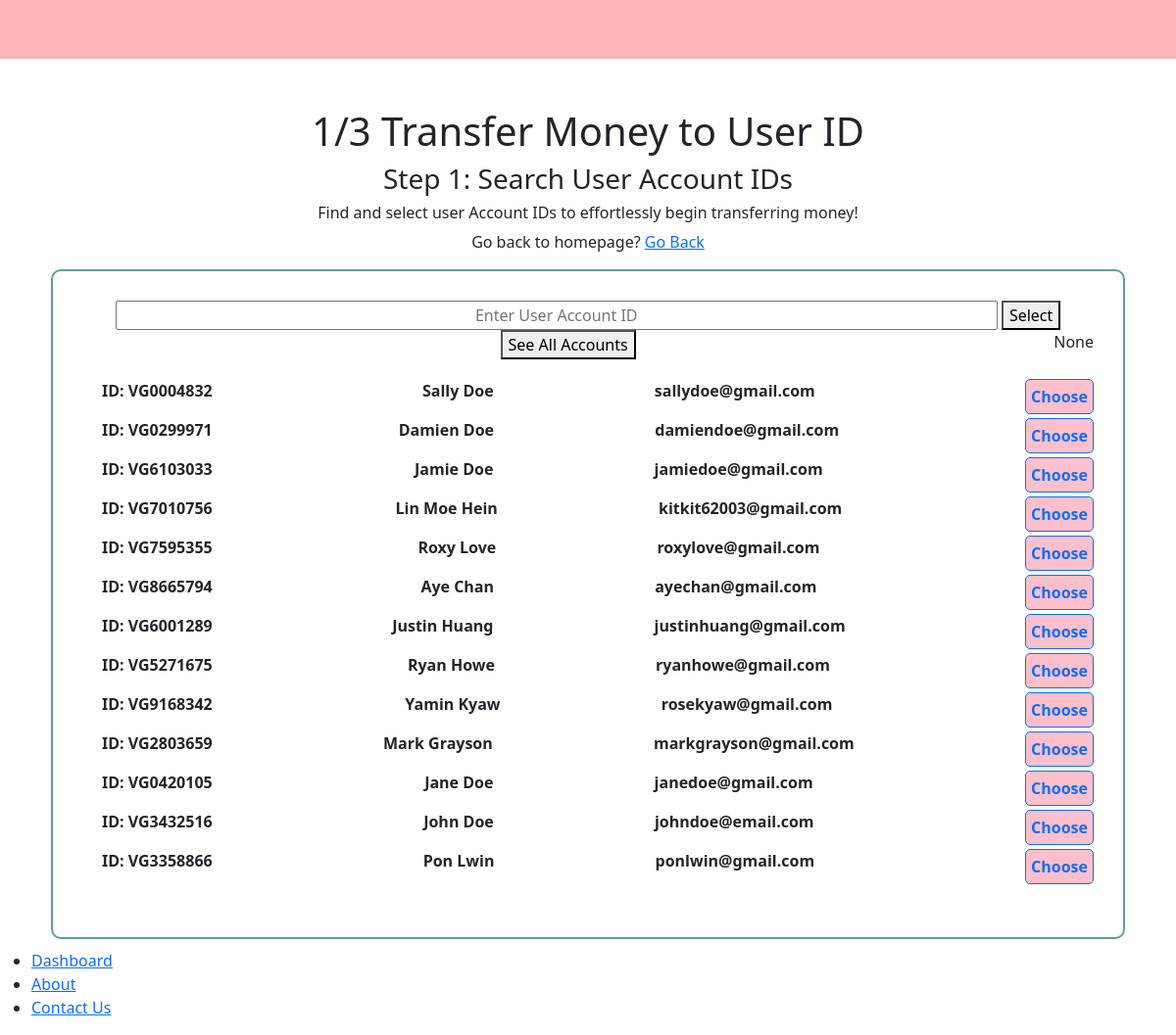
Page /find-user-id/ (signed in) on the committed database.
### register/models.py (models this page shows, shortened)
class Account(models.Model):
    id = models.UUIDField(primary_key=True, unique=True, default=uuid.uuid4, editable=False) # Must be unique and un-editable
    user = models.OneToOneField(User, on_delete=models.CASCADE) # When deleted, cascades so it doesn't affect other users
    balance = models.DecimalField(max_digits=10, decimal_places=2, default=750.00)
    account_id = ShortUUIDField(unique=True, length=7, max_length=20, prefix="VG", alphabet="1234567890")
    account_pin = ShortUUIDField(length=4, max_length=7, alphabet="1234567890")
    account_status = models.CharField(max_length=100, choices=ACCOUNT_STATUS, default="active")
    created_date = models.DateTimeField(auto_now_add=True)
    class Meta:
        ordering = ['-created_date']

class Comment(models.Model):
    id = models.UUIDField(primary_key=True, unique=True, default=uuid.uuid4, editable=False)
    user = models.OneToOneField(User, on_delete=models.CASCADE)
    account = models.OneToOneField(Account, on_delete=models.CASCADE, null=True, blank=True)
    full_name = models.CharField(max_length=100)
    currency = models.CharField(choices=CURRENCY, max_length=100)
    date_of_birth = models.DateField(auto_now_add=False)
    date = models.DateTimeField(auto_now_add=True)

### payapp/transfer.py (the view)
# urls.py: path("find-user-id/", transfer.search_user_account_id, name="find-user-id"),
@login_required
def search_user_account_id(request):
    accounts = Account.objects.all() # Getting all accounts
    query = request.POST.get("account_id") # Gets the account id that the user chose
    if query:
        accounts = accounts.filter(Q(account_id=query)).distinct()
    context = {"accounts": accounts, "query": query}
    return render(request, "pay/search-account-id.html", context)

### templates/pay/search-account-id.html (shortened to what this page needs)
{% extends 'prefabs/user-dashboard-base.html' %}
{% load crispy_forms_filters %}
{% block content %}
    <section>
        <div>
            <div class="container">
                <div>
                    <div>
                        <div class="center-rows" style="text-align: center; padding-top: 50px;">
                            <h1>1/3 Transfer Money to User ID</h1>
                            <h3>Step 1: Search User Account IDs</h3>
                            <h6>Find and select user Account IDs to effortlessly begin transferring money!</h6>
                            <p>Go back to homepage? <a href="/./">Go Back</a></p>
                        </div>
                        <div class="center-rows" style="text-align: center;">
                            <div style="margin: 10px 10px 10px 10px; border: 2px solid cadetblue; border-radius: 10px; padding: 30px;">
                                <div style="padding-bottom: 20px">
                                    <form action="" method="POST">
                                        <div style="padding-bottom: 20px">
                                            <input type="text" name="account_id" style="width: 900px; text-align: center;" placeholder="Enter User Account ID">
                                            <button type="submit">Select</button>
                                            <button type="reset"><a style="text-decoration: none; color: black;" href="/find-user-id/">See All Accounts</a></button>
                                            <p style="float: right">{{ query }}</p>
                                        </div>
                                    </form>
                                    <div class="accountsList">
                                        {% for account in accounts %}
                                            <div>
                                                <p style="font-weight: bold;">
                                                    <span style="float: left; padding-left: 20px;">ID: {{ account.account_id }}</span>
                                                    <span style="padding-right: 80px">{{ account.comment.full_name }}</span>
                                                    <span style="padding-left: 80px">{{ account.user.email }}</span>
                                                    <a style="border: 1px solid; border-radius: 5px; background: pink; padding: 5px; text-decoration: none; float: right;" href="/send-money/{{ account.account_id }}">Choose</a>
                                                </p>
                                            </div>
                                        {% empty %}
                                            <div><h4>No accounts found with this ID!</h4></div>
                                        {% endfor %}
                                    </div>
                                </div>
                            </div>
                        </div>
                    </div>
                </div>
            </div>
        </div>
    </section>
{% endblock content %}

### templates/prefabs/user-dashboard-base.html (shortened to what this page needs)
{% load crispy_forms_tags %}
<!DOCTYPE html>
<html lang="en">
    <head>
        <link href="https://cdn.jsdelivr.net/npm/bootstrap@5.3.0-alpha1/dist/css/bootstrap.min.css" rel="stylesheet">
    </head>
    <header>
        <nav class="navbar navbar-expand-lg navbar-light" style="height: 60px; background: #ffb5b5;"></nav>
    </header>
    {% block content %}{% endblock content %}
    <body>
        <nav>
            <ul>
                <li><a href="">Dashboard</a></li>
                <li><a href="/about">About</a></li>
                <li><a href="/contact-us">Contact Us</a></li>
            </ul>
        </nav>
    </body>
</html>

### rows in the picture
Account: account_id "VG0004832", comment.full_name "Sally Doe", user.email "sallydoe@gmail.com"
Account: account_id "VG0299971", comment.full_name "Damien Doe", user.email "damiendoe@gmail.com"
Account: account_id "VG6103033", comment.full_name "Jamie Doe", user.email "jamiedoe@gmail.com"
Account: account_id "VG7010756", comment.full_name "Lin Moe Hein", user.email "kitkit62003@gmail.com"
Account: account_id "VG7595355", comment.full_name "Roxy Love", user.email "roxylove@gmail.com"
Account: account_id "VG8665794", comment.full_name "Aye Chan", user.email "ayechan@gmail.com"
Account: account_id "VG6001289", comment.full_name "Justin Huang", user.email "justinhuang@gmail.com"
Account: account_id "VG5271675", comment.full_name "Ryan Howe", user.email "ryanhowe@gmail.com"
Account: account_id "VG9168342", comment.full_name "Yamin Kyaw", user.email "rosekyaw@gmail.com"
Account: account_id "VG2803659", comment.full_name "Mark Grayson", user.email "markgrayson@gmail.com"
Account: account_id "VG0420105", comment.full_name "Jane Doe", user.email "janedoe@gmail.com"
Account: account_id "VG3432516", comment.full_name "John Doe", user.email "johndoe@email.com"
Account: account_id "VG3358866", comment.full_name "Pon Lwin", user.email "ponlwin@gmail.com"

### other values in the picture
{{ query }} "None"
